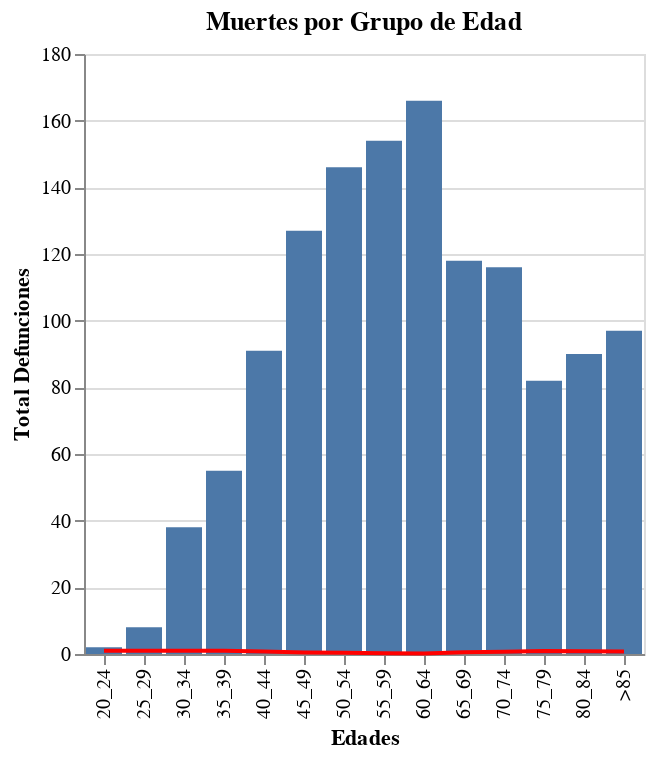

The cell this chart's notebook holds for it:
### Code cell
# @title Total Death Count by Age Group

age_totals = mortalidad.groupby("gpoEdad", as_index=False)["CONTEO"].sum().sort_values("CONTEO", ascending=False)
age_totals["cum_pct"] = age_totals["CONTEO"].cumsum() / age_totals["CONTEO"].sum()

bar = alt.Chart(age_totals).mark_bar().encode(
    x=alt.X("gpoEdad:N", sort="-y"),
    y="CONTEO:Q",
    tooltip=["gpoEdad:N", "CONTEO:Q"]
)

line = alt.Chart(age_totals).mark_line(color="red").encode(
    x=alt.X("gpoEdad:N",title="Edades"),
    y=alt.Y("cum_pct:Q", title="Total Defunciones")
)

(bar + line).properties(title="Muertes por Grupo de Edad")

### Figure 1 — Vega-Lite specification as saved in the notebook (floating-point values rounded to 4 significant figures)
{"config": {"view": {"continuousWidth": 300, "continuousHeight": 300}}, "layer": [{"mark": {"type": "bar"}, "encoding": {"tooltip": [{"field": "gpoEdad", "type": "nominal"}, {"field": "CONTEO", "type": "quantitative"}], "x": {"field": "gpoEdad", "sort": "-y", "type": "nominal"}, "y": {"field": "CONTEO", "type": "quantitative"}}}, {"mark": {"type": "line", "color": "red"}, "encoding": {"x": {"field": "gpoEdad", "title": "Edades", "type": "nominal"}, "y": {"field": "cum_pct", "title": "Total Defunciones", "type": "quantitative"}}}], "data": {"name": "data-693e3018eaf86863a21ffd165f57056f"}, "title": "Muertes por Grupo de Edad", "$schema": "https://vega.github.io/schema/vega-lite/v5.20.1.json", "datasets": {"data-693e3018eaf86863a21ffd165f57056f": [{"gpoEdad": "60_64", "CONTEO": 166, "cum_pct": 0.1287}, {"gpoEdad": "55_59", "CONTEO": 154, "cum_pct": 0.2481}, {"gpoEdad": "50_54", "CONTEO": 146, "cum_pct": 0.3612}, {"gpoEdad": "45_49", "CONTEO": 127, "cum_pct": 0.4597}, {"gpoEdad": "65_69", "CONTEO": 118, "cum_pct": 0.5512}, {"gpoEdad": "70_74", "CONTEO": 116, "cum_pct": 0.6411}, {"gpoEdad": ">85", "CONTEO": 97, "cum_pct": 0.7163}, {"gpoEdad": "40_44", "CONTEO": 91, "cum_pct": 0.7868}, {"gpoEdad": "80_84", "CONTEO": 90, "cum_pct": 0.8566}, {"gpoEdad": "75_79", "CONTEO": 82, "cum_pct": 0.9202}, {"gpoEdad": "35_39", "CONTEO": 55, "cum_pct": 0.9628}, {"gpoEdad": "30_34", "CONTEO": 38, "cum_pct": 0.9922}, {"gpoEdad": "25_29", "CONTEO": 8, "cum_pct": 0.9984}, {"gpoEdad": "20_24", "CONTEO": 2, "cum_pct": 1.0}]}}
